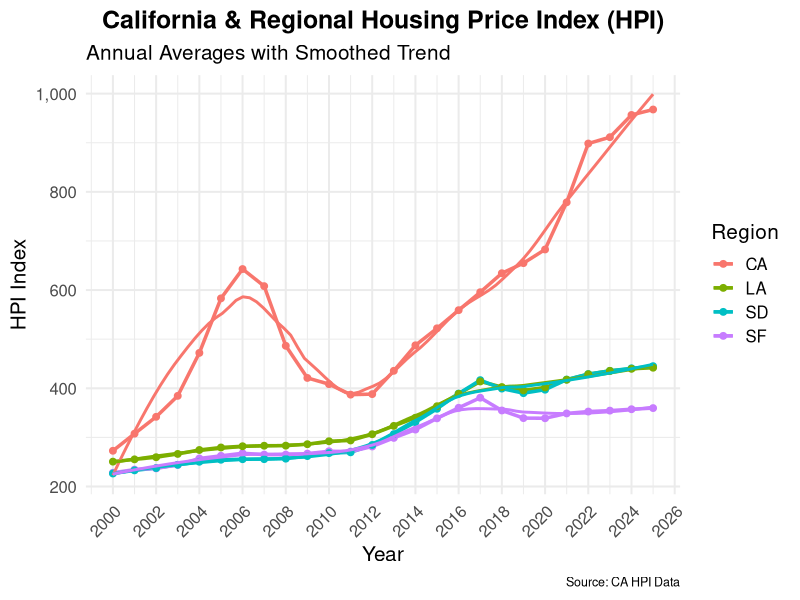

This figure's R source:
## ---- chunk 1
library(readr)
library(dplyr)
library(ggplot2)
library(scales)
library(lubridate)
library(tidyr)

# Load regional HPI data
hpi_data <- read_csv("data/CAHPI.csv")
hpi_data$Date <- mdy(hpi_data$Date)

# Group by year and calculate annual averages
hpi_yearly <- hpi_data %>%
  mutate(Year = year(Date)) %>%
  group_by(Year) %>%
  summarize(
    CA = mean(CASTHPI, na.rm = TRUE),
    SF = mean(`San Francisco HPI`, na.rm = TRUE),
    SD = mean(`San Diego HPI`, na.rm = TRUE),
    LA = mean(`Los Angeles HPI`, na.rm = TRUE)
  )

# Reshape into long format for multi-line plotting
hpi_long <- hpi_yearly %>%
  pivot_longer(cols = c("CA", "SF", "SD", "LA"),
               names_to = "Region",
               values_to = "HPI")

# Plot
ggplot(hpi_long, aes(x = Year, y = HPI, color = Region)) +
  geom_line(size = 1.2) +
  geom_point(size = 2) +
  geom_smooth(se = FALSE, size = 1, span = 0.5) +
  scale_y_continuous(labels = comma) +
  scale_x_continuous(breaks = pretty(hpi_long$Year, n = 10)) +
  labs(
    title = "California & Regional Housing Price Index (HPI)",
    subtitle = "Annual Averages with Smoothed Trend",
    x = "Year", y = "HPI Index",
    caption = "Source: CA HPI Data"
  ) +
  theme_minimal(base_size = 15) +
  theme(
    plot.title = element_text(face = "bold", hjust = 0.5),
    axis.text.x = element_text(angle = 45, hjust = 1),
    plot.caption = element_text(size = 9)
  )
